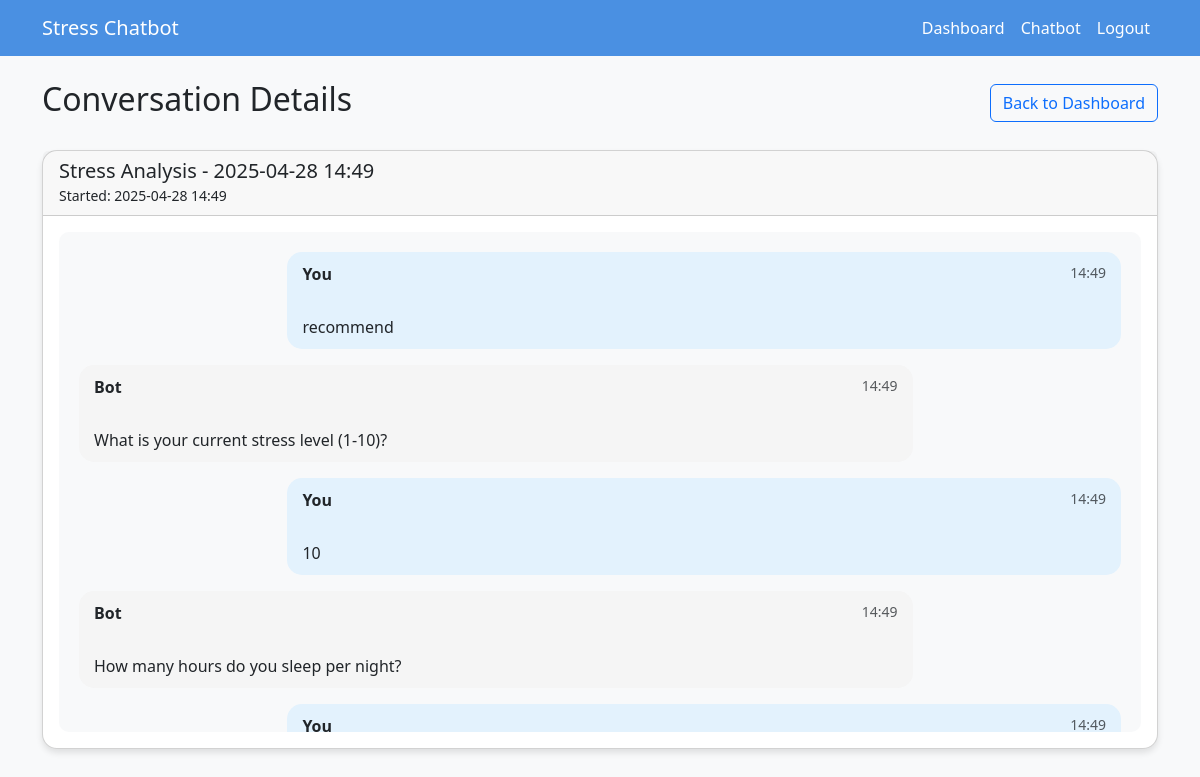
The app's page /conversation/8 (signed in) with its own data.
### app.py (models this page shows)
class Conversation(db.Model):
    id = db.Column(db.Integer, primary_key=True)
    user_id = db.Column(db.Integer, db.ForeignKey('user.id'), nullable=False)
    start_time = db.Column(db.DateTime, default=datetime.utcnow)
    end_time = db.Column(db.DateTime)
    summary = db.Column(db.String(200))
    messages = db.relationship('ChatMessage', backref='conversation', lazy=True)

class ChatMessage(db.Model):
    id = db.Column(db.Integer, primary_key=True)
    conversation_id = db.Column(db.Integer, db.ForeignKey('conversation.id'), nullable=False)
    timestamp = db.Column(db.DateTime, default=datetime.utcnow)
    sender = db.Column(db.String(10))  # 'user' or 'bot'
    content = db.Column(db.Text)

### app.py (the view)
@app.route('/conversation/<int:conversation_id>')
@login_required
def view_conversation(conversation_id):
    conversation = Conversation.query.get_or_404(conversation_id)
    if conversation.user_id != current_user.id:
        flash('Access denied')
        return redirect(url_for('dashboard'))
    return render_template('conversation.html', conversation=conversation)

### app.py (called while the page is built)
@login_manager.user_loader
def load_user(user_id):
    return User.query.get(int(user_id))

### templates/conversation.html (shortened to what this page needs)
{% extends "base.html" %}
{% block content %}
<div class="row">
    <div class="col-md-12">
        <div class="d-flex justify-content-between align-items-center mb-4">
            <h2>Conversation Details</h2>
            <a href="{{ url_for('dashboard') }}" class="btn btn-outline-primary">Back to Dashboard</a>
        </div>
        <div class="card">
            <div class="card-header">
                <h5 class="mb-0">{{ conversation.summary }}</h5>
                <small>Started: {{ conversation.start_time.strftime('%Y-%m-%d %H:%M') }}</small>
            </div>
            <div class="card-body">
                <div class="chat-container" style="height: 500px; overflow-y: auto;">
                    {% for message in conversation.messages|sort(attribute='timestamp') %}
                        <div class="message mb-3 {% if message.sender == 'user' %}user-message{% else %}bot-message{% endif %}">
                            <div class="message-header">
                                <strong>{% if message.sender == 'user' %}You{% else %}Bot{% endif %}</strong>
                                <small class="text-muted">{{ message.timestamp.strftime('%H:%M') }}</small>
                            </div>
                            <div class="message-content">
                                {{ message.content|replace('\n', '<br>')|safe }}
                            </div>
                        </div>
                    {% endfor %}
                </div>
            </div>
        </div>
    </div>
</div>
{% endblock %}

### templates/base.html (style rules this page uses)
body { background-color: #f8f9fa; }
.card { border-radius: 15px; box-shadow: 0 4px 6px rgba(0, 0, 0, 0.1); }

### templates/conversation.html (style rules this page uses)
.chat-container { background-color: #f8f9fa; padding: 20px; border-radius: 10px; }
.message { max-width: 80%; padding: 10px 15px; border-radius: 15px; margin-bottom: 10px; }
.user-message { background-color: #e3f2fd; margin-left: auto; }
.bot-message { background-color: #f5f5f5; margin-right: auto; }
.message-header { display: flex; justify-content: space-between; margin-bottom: 5px; }
.message-content { white-space: pre-line; }

### records on screen
Conversation: summary "Stress Analysis - 2025-04-28 14:49", start_time "2025-04-28 14:49"
ChatMessage: sender "You", timestamp "14:49", content "recommend"
ChatMessage: sender "Bot", timestamp "14:49", content "What is your current stress level (1-10)?"
ChatMessage: sender "You", timestamp "14:49", content "10"
ChatMessage: sender "Bot", timestamp "14:49", content "How many hours do you sleep per night?"
ChatMessage: sender "You", timestamp "14:49"
